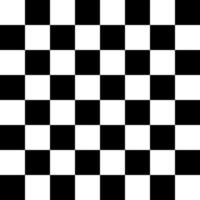
#> input picture assets/chess_board.png, 200 x 200 px
$ python corner_detection.py
#> lines starting #> are read from the running program, lines starting #| are printed output that depends on the picture
import numpy as np
import cv2

img = cv2.imread('assets/chess_board.png')
#> img is the input picture: shape (200, 200, 3); min 0, max 255, mean 127.6
img = cv2.resize(img, (0, 0), fx=2, fy=2)
#> img: shape (400, 400, 3)
gray = cv2.cvtColor(img, cv2.COLOR_BGR2GRAY)

corners = cv2.goodFeaturesToTrack(gray, maxCorners=100, qualityLevel=0.01, minDistance=10)
#> corners = 73 rows, first 8: [150, 150], [99, 199], [199, 99], [200, 300], [49, 300], [350, 300], [299, 200], [250, 150]
corners = np.intp(corners)

for corner in corners:
    x, y = corner.ravel()
    cv2.circle(img, (x, y), 5, (255, 0, 0), -1)
#> this loop made 73 passes
#> (x, y) on passes 1 to 12: (150, 150), (99, 199), (199, 99), (200, 300), (49, 300), (350, 300), (299, 200), (250, 150), (150, 350), (250, 249), (49, 49), (350, 350)
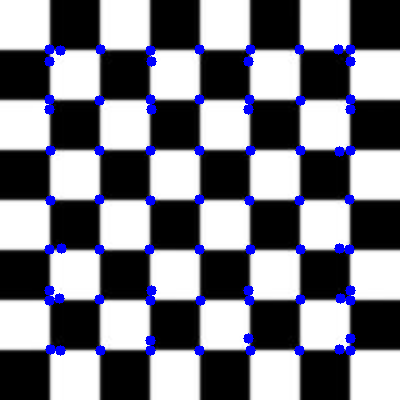
#> img: shape (400, 400, 3); mean B, G, R 132.2, 122.8, 122.8

for i in range(len(corners)):
    for j in range(i + 1, len(corners)):
        corner1 = tuple(corners[i][0])
        corner2 = tuple(corners[j][0])
        color = tuple(map(lambda x: int(x), np.random.randint(0, 255, size=3)))
        cv2.line(img, corner1, corner2, color, 1)
#> this loop made 73 passes
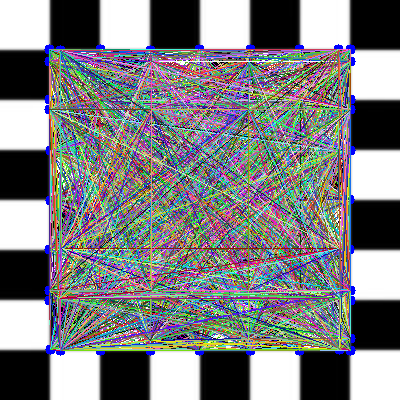
#> img: shape (400, 400, 3); mean B, G, R 128.5, 126.6, 125.6

cv2.imshow('Original Image', img)
cv2.waitKey(0)
cv2.destroyAllWindows()

$ run again, with assets/images.jpg saved as assets/chess_board.png
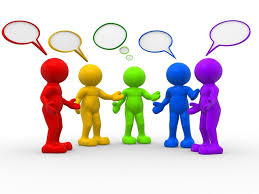
#> input picture assets/images.jpg, 259 x 194 px
#> img is the input picture: shape (194, 259, 3); mean B, G, R 216, 215.1, 223.6
#> `gray = cv2.cvtColor(img, cv2.COLOR_BGR2GRAY)`:
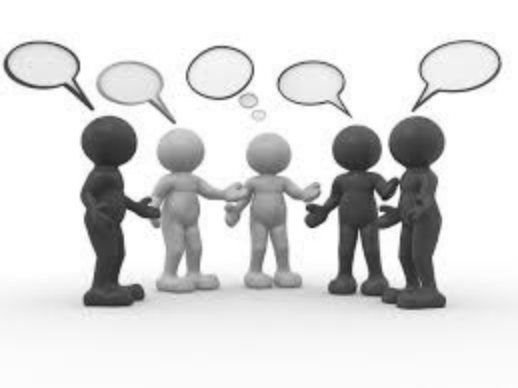
#> gray: shape (388, 518); min 23, max 255, mean 217.7
#> corners = 100 rows, first 8: [400, 223], [379, 215], [368, 170], [127, 210], [92, 109], [412, 111], [347, 171], [337, 208]
#> the loop `for corner in corners:` made 100 passes
#> the loop `for i in range(len(corners)):` made 100 passes
#> after the loop `for i in range(len(corners)):`:
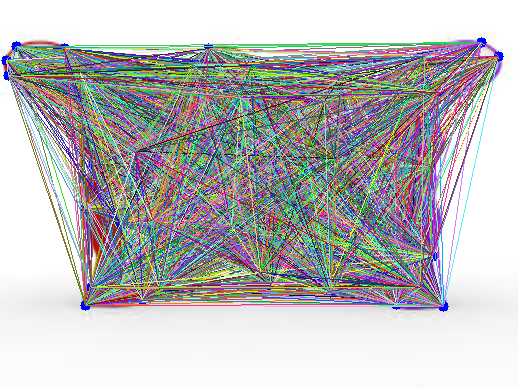
#> img: shape (388, 518, 3); mean B, G, R 187.1, 185.7, 186.5
